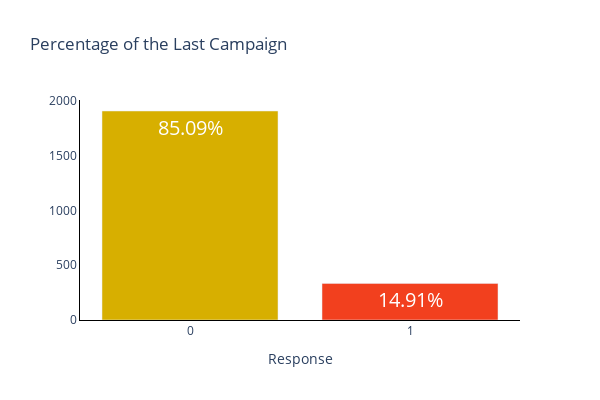

The notebook cell saved with this chart:
### Code cell
# Create Figure
fig = go.Figure()

# Create Bar Chart
response_count = customer["Response"].value_counts()
response_percentage = (response_count / response_count.sum()) * 100
fig.add_trace(go.Bar(x=[str(x) for x in response_count.index.tolist()],
                     y=response_count.values,
                     marker_color=["#d7af00", "#f2401e"],
                     showlegend=False,
                     text=[f"{percentage:.2f}%" for percentage in response_percentage],
                     textfont_size=20,
                     textfont_color="white"
             )
)

# Update Axes
fig.update_xaxes(showgrid=False, linecolor='black', title_text='Response')
fig.update_yaxes(showgrid=False, linecolor='black')

# Update Layout
fig.update_layout(title_text="Percentage of the Last Campaign",
                  width=600, 
                  height=400,
                  plot_bgcolor='white',
                  showlegend=True,
                  legend={"itemsizing":"constant"}
)

# Show
fig.show()

### Figure 1 — Plotly figure (JSON) as saved in the notebook; plotly's stock layout.template omitted (floating-point values rounded to 4 significant figures)
{"data": [{"marker": {"color": ["#d7af00", "#f2401e"]}, "showlegend": false, "text": ["85.09%", "14.91%"], "textfont": {"color": "white", "size": 20}, "type": "bar", "x": ["0", "1"], "y": [1906, 334]}], "layout": {"height": 400, "legend": {"itemsizing": "constant"}, "plot_bgcolor": "white", "showlegend": true, "title": {"text": "Percentage of the Last Campaign"}, "width": 600, "xaxis": {"autorange": true, "linecolor": "black", "range": [-0.5, 1.5], "showgrid": false, "title": {"text": "Response"}, "type": "category"}, "yaxis": {"autorange": true, "linecolor": "black", "range": [0, 2006.0], "showgrid": false, "type": "linear"}}}
